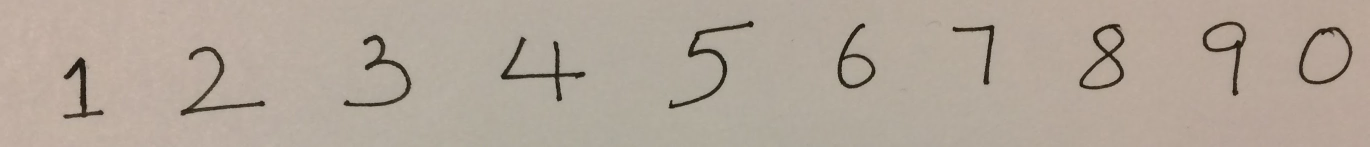
%> input picture Numeric character recognition/project1_package/images/image1.JPG, 2739 x 294 px (shown at 1/2 size); its folder holds only this picture in this run
$ octave ec.m   (GNU Octave 9; MATLAB toolbox functions it lacks are replaced by stand-ins)
%> lines starting %> are read from the running program, lines starting %| are printed output that depends on the picture; in (x1, y1, x2, y2) boxes, pixels count from 0 and x2, y2 are one past the last pixel; in counts of white or black regions, pixels touching at a corner belong together; the program's own positions count from 1
### Numeric character recognition/project1_package/matlab/convnet_forward.m
function [output, P] = convnet_forward(params, layers, data)
    l = length(layers);
    %batch_size = layers{1}.batch_size;
    assert(strcmp(layers{1}.type, 'DATA') == 1, 'first layer must be data layer');
    output{1}.data = data;
    output{1}.height = layers{1}.height;
    output{1}.width = layers{1}.width;
    output{1}.channel = layers{1}.channel;
    output{1}.batch_size = layers{1}.batch_size;
    output{1}.diff = 0;
    for i = 2:l-1
        switch layers{i}.type
            case 'CONV'
                output{i} = conv_layer_forward(output{i-1}, layers{i}, params{i-1});
            case 'POOLING'
                output{i} = pooling_layer_forward(output{i-1}, layers{i});
            case 'IP'
                output{i} = inner_product_forward(output{i-1}, layers{i}, params{i-1});
            case 'RELU'
                output{i} = relu_forward(output{i-1});
            case 'ELU'
                output{i} = elu_forward(output{i-1}, layers{i});
        end
    end
    if nargout > 1
        W = bsxfun(@plus, params{l-1}.w * output{l-1}.data, params{l-1}.b);
        W = [W; zeros(1, size(W, 2))];
        W=bsxfun(@minus, W, max(W));
        W=exp(W);

        % Convert to Probabilities by normalizing
        P=bsxfun(@rdivide, W, sum(W));
    end
end

### Numeric character recognition/project1_package/matlab/get_lenet.m
function layers = get_lenet()

    layers{1}.type = 'DATA';
    layers{1}.height = 28;
    layers{1}.width = 28;
    layers{1}.channel = 1;
    layers{1}.batch_size = 100;

    layers{2}.type = 'CONV';
    layers{2}.num = 20;
    layers{2}.k = 5;
    layers{2}.stride = 1;
    layers{2}.pad = 0;
    layers{2}.group = 1;

    layers{3}.type = 'RELU';

    layers{4}.type = 'POOLING';
    layers{4}.k = 2;
    layers{4}.stride = 2;
    layers{4}.pad = 0;


    layers{5}.type = 'CONV';
    layers{5}.k = 5;
    layers{5}.stride = 1;
    layers{5}.pad = 0;
    layers{5}.group = 1;
    layers{5}.num = 50;

    layers{6}.type = 'RELU';

    layers{7}.type = 'POOLING';
    layers{7}.k = 2;
    layers{7}.stride = 2;
    layers{7}.pad = 0;

    layers{8}.type = 'IP';
    layers{8}.num = 500;
    layers{8}.init_type = 'uniform';

    layers{9}.type = 'RELU';

    layers{10}.type = 'LOSS';
    layers{10}.num = 10;

end

### Numeric character recognition/project1_package/matlab/conv_layer_forward.m
function [output] = conv_layer_forward(input, layer, param)
% Conv layer forward
% input: struct with input data
% layer: convolution layer struct
% param: weights for the convolution layer

% output:

h_in = input.height;
w_in = input.width;
c = input.channel;
batch_size = input.batch_size;
k = layer.k;
pad = layer.pad;
stride = layer.stride;
num = layer.num;
% resolve output shape
h_out = (h_in + 2*pad - k) / stride + 1;
w_out = (w_in + 2*pad - k) / stride + 1;

assert(h_out == floor(h_out), 'h_out is not integer')
assert(w_out == floor(w_out), 'w_out is not integer')
input_n.height = h_in;
input_n.width = w_in;
input_n.channel = c;

%% Fill in the code
% Iterate over the each image in the batch, compute response,
% Fill in the output datastructure with data, and the shape.
output.height = h_out;
output.width = w_out;
output.channel = num;
output.batch_size = batch_size;

output.data = zeros([h_out*w_out*num, batch_size]);
% tmp = input;
for batch = 1:batch_size
    each_img.data = input.data(:, batch);
    each_img.height = h_in;
    each_img.width = w_in;
    each_img.channel = c;

    img = im2col_conv(each_img, layer, h_out, w_out);
    img = reshape(img, c*k*k, h_out*w_out);
    result_tmp = img.' * param.w + param.b;
    result = reshape(result_tmp, h_out, w_out, layer.num);
    output.data(:, batch) = reshape(result, [], 1);
end

end

### Numeric character recognition/project1_package/matlab/inner_product_forward.m
function [output] = inner_product_forward(input, layer, param)

d = size(input.data, 1);
k = size(input.data, 2); % batch size
n = size(param.w, 2);

% Replace the following line with your implementation.
output.data = zeros([n, k]);
for i = 1 : k
    output.data(:,i) = input.data(:, i).' * param.w + param.b;
end

output.height = input.height;
output.width = input.width;
output.channel = input.channel;
output.batch_size = input.batch_size;

end

### Numeric character recognition/project1_package/matlab/pooling_layer_forward.m
function [output] = pooling_layer_forward(input, layer)

    h_in = input.height;
    w_in = input.width;
    c = input.channel;
    batch_size = input.batch_size;
    k = layer.k;
    pad = layer.pad;
    stride = layer.stride;

    h_out = (h_in + 2*pad - k) / stride + 1;
    w_out = (w_in + 2*pad - k) / stride + 1;


    output.height = h_out;
    output.width = w_out;
    output.channel = c;
    output.batch_size = batch_size;

    % Replace the following line with your implementation.
    output.data = zeros([h_out*w_out*c, batch_size]);
    each_img.data = zeros([h_out,w_out,c]);
    each_img.height = h_out;
    each_img.width = w_out;
    each_img.channel = c;

    for b = 1:batch_size
        img_data = reshape(input.data(:, b), input.height, input.width, input.channel);
        img_data = padarray(img_data, [pad, pad]);
        s = size(img_data);
        for channel = 1:c
            h_i = 1;
            for h = 1: stride: s(1)
                w_i = 1;
               for w = 1: stride : s(2)
                    each_img.data(h_i, w_i, channel) = max(img_data(h: h+k-1, w: w+k-1, channel),[], 'all');
                    w_i = w_i +1;
                end
                h_i = h_i +1;
            end
        end
        output.data(:, b) = reshape(each_img.data, [], h_out*w_out*c);
    end
end

### Numeric character recognition/project1_package/matlab/relu_forward.m
function [output] = relu_forward(input)
output.height = input.height;
output.width = input.width;
output.channel = input.channel;
output.batch_size = input.batch_size;

% Replace the following line with your implementation.
output.data = max(0, input.data);

end

### Numeric character recognition/project1_package/ec/ec.m
clear;
addpath ../matlab/;
warning('off','all');

ytest1 = [1,2,3,4,5,6,7,8,9,0];
ytest2 = [1,2,3,4,5,6,7,8,9,0];
ytest3 = [6,0,6,2,4];
ytest4 = [7,0,3,9,1,7,2,6,6,1,4,3,4,9,1,2,4,0,5,0,4,4,7,3,1,2,5,0,5,1,7,7,9,4,1,7,4,9,2,1,3,5,2,4,0,9,4,4,1,1];

load lenet.mat
layers = get_lenet();

thresholds = [0.5, 0.5, 0.5, 0.96];
thresholds2 = [0.5, 0.7, 0.5, 0.5];
for test = 1:4
    img_src = sprintf('../images/image%d.jpg', test);
    image = rgb2gray(im2double(imread(img_src)));
%> image: size 294x2739 double; min 0.0419, max 0.748, mean 0.661

    % 1. Classify each pixel as foreground
    % or background pixel with threshold = 0.6
    threshold = thresholds(test);
    threshold2 = thresholds2(test);
    foreground = image;
    foreground_2 = image;

    foreground(foreground < threshold) = 0;
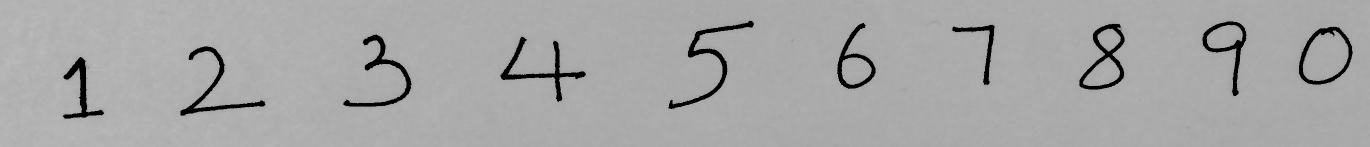
%> foreground: size 294x2739 double (shown at 1/2 size); min 0, max 0.748, mean 0.654
    foreground(foreground >= threshold) = 1;
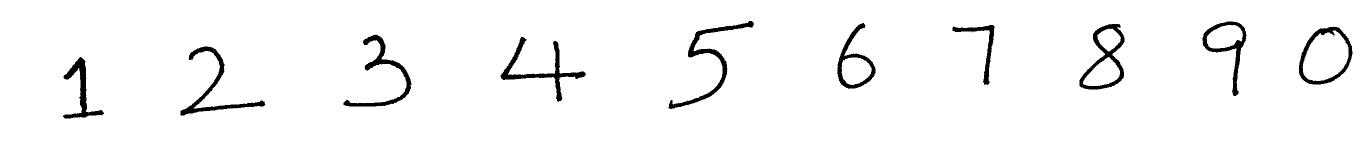
%> foreground: size 294x2739 double (shown at 1/2 size); values 0 (black) and 1 (white), 96.6% white; 11 black regions (1 under 20 px), largest, box (x1, y1, x2, y2) and area: (1337, 42, 1508, 218) 3417, (1001, 74, 1172, 204) 3252, (361, 93, 531, 231) 3078

    foreground_2(foreground_2 < threshold2) = 0;
    foreground_2(foreground_2 >= threshold2) = 1;


    background = imcomplement(foreground);
%> background: size 294x2739 double; values 0 (black) and 1 (white), 3.4% white; 11 white regions (1 under 20 px)
    background_2 = imcomplement(foreground_2);
    % figure();
    % imshow(foreground);

    % 2.1. Find connected components
    comp_matrix = bwlabel(background);
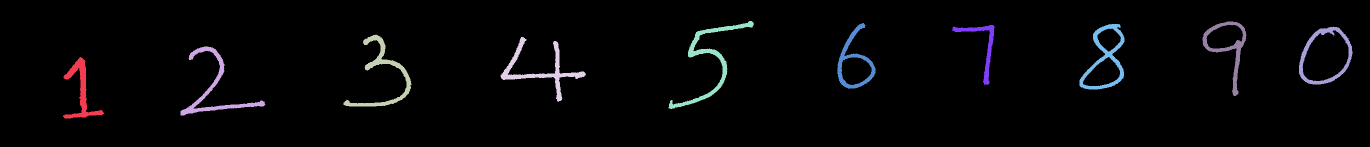
%> comp_matrix: size 294x2739 double (shown at 1/2 size); 12 distinct labels, from 0 to 11; one colour per label, 0 black

    % 2.2. Place a bounding box around each character
    img_reg = regionprops(comp_matrix, 'area', 'boundingbox');
%> img_reg = 11 regions; largest, box (x1, y1, x2, y2) and Area: (1337, 42, 1508, 218) 3417, (1001, 74, 1172, 204) 3252, (361, 93, 531, 231) 3078, (687, 69, 823, 213) 3051, (2159, 48, 2249, 179) 3009
    areas = [img_reg.Area];
%> areas = [2440 3078 3051 3252 3417 2304 1654 3009 2514 2556 1]
    rects = cat(1, img_reg.BoundingBox);
%> rects = 11 rows, first 8: [126.5 114.5 82 123; 361.5 93.5 170 138; 687.5 69.5 136 144; 1001.5 74.5 171 130; 1337.5 42.5 171 176; 1674.5 46.5 77 132; 1905.5 50.5 84 120; 2159.5 48.5 90 131]

    % show all the connected region in rectangles
    figure(test);
    imshow(image);
    count_number = 0;
    for i = 1:size(rects, 1)
        if areas(i) > 20
            rectangle('position', rects(i, :), 'EdgeColor', 'r');
            count_number = count_number + 1;
        end
    end
%> this loop made 11 passes
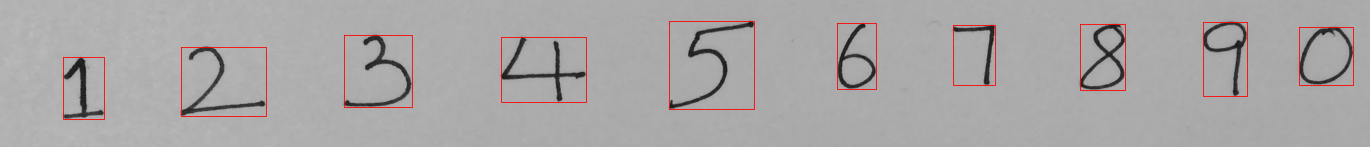
%> figure redrawn from the program's plot data; shown at 1/2 size
    saveas(gcf,sprintf('../images/bound_box/image%d_boundBox.jpg', test));

    % 3.1. Take each bounding box
    % pad it if necessary and resize it to 28×28
    samples = zeros(784,count_number);
    count = 1;
    for i = 1:size(rects, 1)
        if areas(i) > 20
            box = rects(i, :);
%> box = [126.5 114.5 82 123]
            img_input = background_2(box(2):box(2)+box(4)-1, box(1):box(1)+box(3)-1);
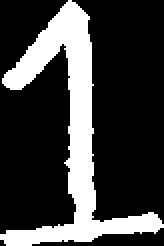
%> img_input: size 123x82 double (shown 2 times larger); values 0 (black) and 1 (white), 24.2% white; 1 white region, box (x1, y1, x2, y2) and area: (0, 0, 82, 123) 2440

            % padding it to a square
            x = size(img_input,1);
%> x = 123
            y = size(img_input,2);
%> y = 82
            diff = abs(x-y);
%> diff = 41
            extra_padding_rate = 0.25;   % change to get different accurancy
            if x > y
                img_input = padarray(img_input,[0 floor(diff/2)],0,"both");
%> img_input: size 123x122 double; values 0 (black) and 1 (white), 16.3% white; 1 white region, box (x1, y1, x2, y2) and area: (20, 0, 102, 123) 2440
                img_input = padarray(img_input,[floor(extra_padding_rate*x) floor(extra_padding_rate*x)],0,"both");
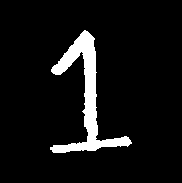
%> img_input: size 183x182 double; values 0 (black) and 1 (white), 7.3% white; 1 white region, box (x1, y1, x2, y2) and area: (50, 30, 132, 153) 2440
            elseif x < y
                img_input = padarray(img_input,[floor(diff/2) 0],0,"both");
                img_input = padarray(img_input,[floor(extra_padding_rate*y) floor(extra_padding_rate*y)],0,"both");
            else
                img_input = padarray(img_input,[floor(extra_padding_rate*y) floor(extra_padding_rate*y)],0,"both");
            end

            % resize it to 28×28
            img_input_src = sprintf('../images/ec_inputs/test%d_%d.jpg', test, count);
            img_input1 = imresize(img_input,[28 28]);
            imwrite(img_input1, img_input_src);

            image_in = im2double(imread(img_input_src)).';
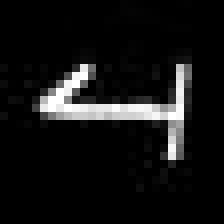
%> image_in: size 28x28 double (shown 8 times larger); min 0, max 1, mean 0.0772
            img2col = reshape(image_in, [], 1);
%> img2col = 784 values, max 1 at index 181, min 0 at index 1, mean 0.0772
            samples(:, count) = img2col;
            count = count + 1;
        end
    end

    % 3.2. Pass it through the network
    layers = get_lenet();
    layers{1,1}.batch_size = size(samples,2);
    if test == 1
        ytest = ytest1;
    elseif test == 2
        ytest = ytest2;
    elseif test == 3
        ytest = ytest3;
    else
        ytest = ytest4;
    end

    [output, P] = convnet_forward(params, layers, samples);
%> (the run ends here)
